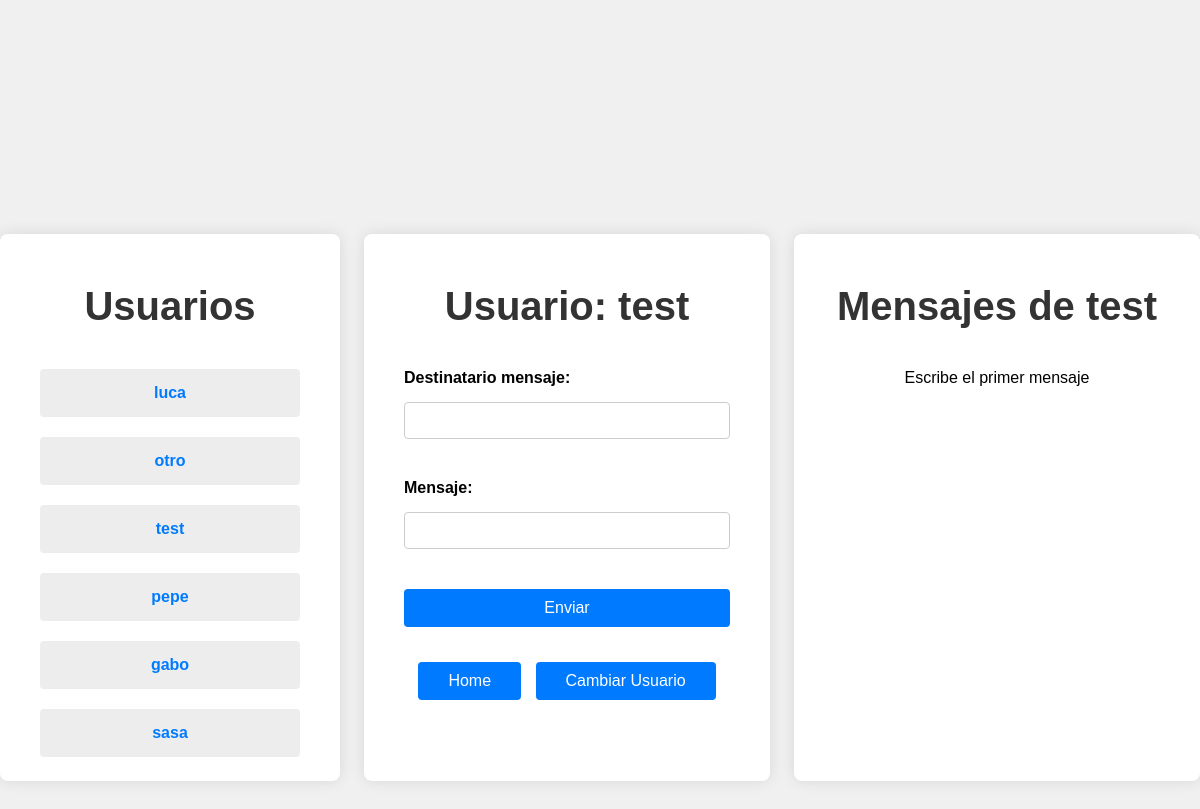
Page /chat?user=2 (signed in) on the earlier database version.
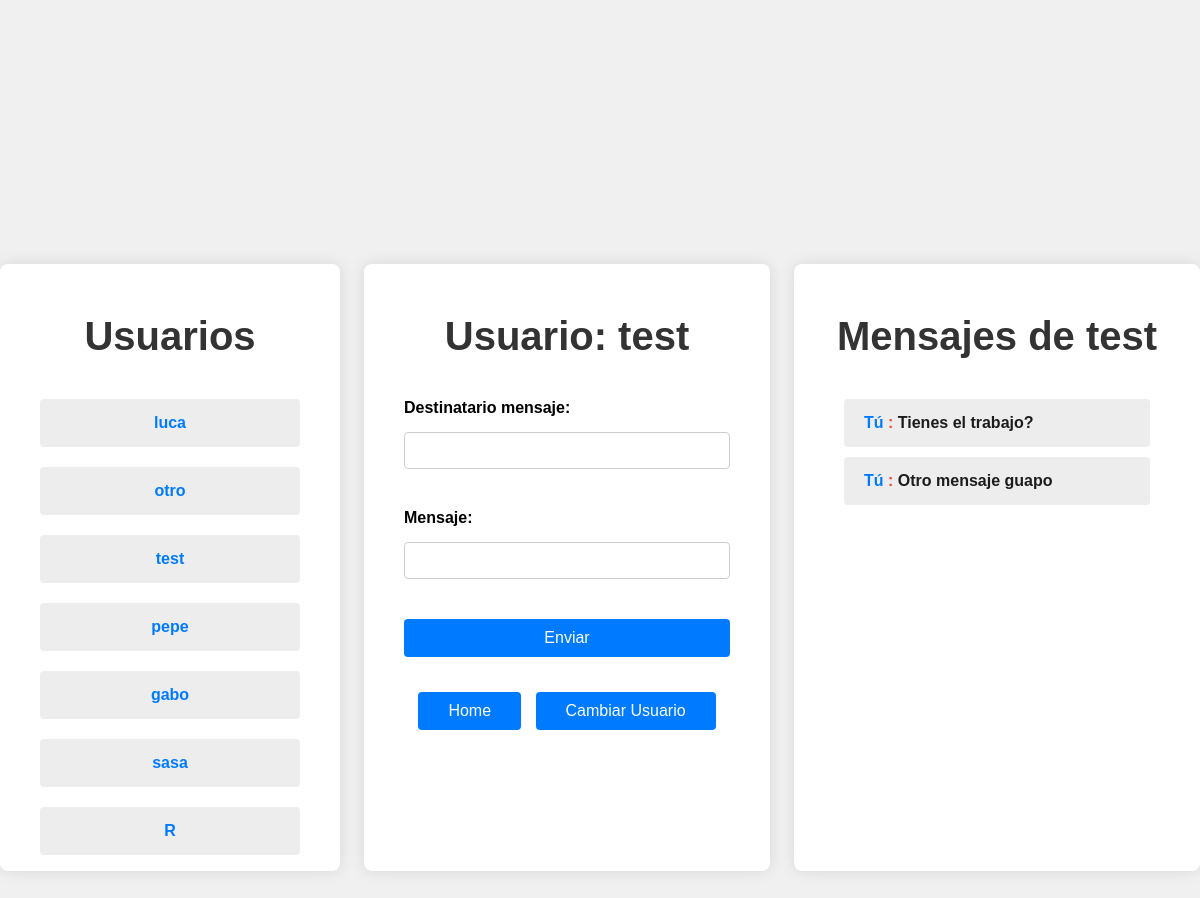
Same page on the later database version.
### tables this page shows
CREATE TABLE users(
    id INTEGER PRIMARY KEY AUTOINCREMENT,
    username string UNIQUE, 
    pwd string NOT NULL,
    salt string NOT NULL,
    rol string NOT NULL,
    correo string NOT NULL,
    public_ip string NULL);

CREATE TABLE messages(
    id INTEGER PRIMARY KEY AUTOINCREMENT,
    sender_id INTEGER NOT NULL,
    recipient_id INTEGER NOT NULL,
    chat_id INTEGER NOT NULL,
    message text NOT NULL,
    send_time timestamp  NOT NULL,
    nonce string NOT NULL,
    FOREIGN KEY (chat_id) REFERENCES chats(id),
    FOREIGN KEY (sender_id) REFERENCES users(id),
    FOREIGN KEY (recipient_id) REFERENCES users(id));

### app.py (the view)
@app.route('/chat', methods=['GET', 'POST'])
def chat():
    if 'user_id' not in session:
        return redirect(url_for('login'))
    messages = None
    users = get_users()
    if request.method == 'POST':
        send_message(message= request.form['message'], recipient= request.form['recipient'], sender= session['user_id'])
    selected_user = request.args.get('user')
    if selected_user:
        messages = messages_descifrados(selected_user, session['user_id'])
    return render_template('chat.html', messages= messages, users = users, username=get_name_by_id(session['user_id'])["username"])

### app_mensajesdesencriptados.py (called while the page is built)
def get_chat(sender, recipient):
    conn = sql.connect('cripto.sqlite')
    conn.row_factory = sql.Row
    cursor = conn.cursor()
    cursor.execute("""SELECT id, clave, nonce FROM chats WHERE (user1_id = ? AND user2_id = ?) OR (user2_id = ? AND user1_id
            =?)""", (sender, recipient, sender, recipient))
    return cursor.fetchone()

def get_messages(sender, recipient):
    chat = get_chat(sender, recipient)
    if chat is None:
        return "Empty"
    conn = sql.connect('cripto.sqlite')
    conn.row_factory = sql.Row
    cursor = conn.cursor()
    cursor.execute("""SELECT message, nonce, sender_id FROM messages WHERE chat_id = ?""", (chat["id"],))
    rows = cursor.fetchall()
    message_dict = [dict(row) for row in rows]
    for message in message_dict:
        message["chat_id"] = chat["id"]
        sender_usr = get_name_by_id(message["sender_id"])["username"]
        if sender_usr == get_name_by_id(session["user_id"])["username"]:
            message["sender"] = "Tú"
        else:
            message["sender"] = sender_usr
    return message_dict

def messages_descifrados(sender, recipient):
    message_dict = get_messages(sender, recipient)
    if message_dict == "Empty":
        return message_dict
    for mensaje in message_dict:
        mensajecifrado = urlsafe_b64decode(mensaje["message"])
        noncemensaje = urlsafe_b64decode(mensaje["nonce"])
        chat_id = mensaje["chat_id"]
        chat = get_chat_by_id(chat_id)
        encrypted_data_key = urlsafe_b64decode(chat["clave"])
        nonce_master = urlsafe_b64decode(chat["nonce"])
        AE_Key_stma = c2
        chacha_master = ChaCha20Poly1305(AE_Key_stma)
        clave_publica = chacha_master.decrypt(nonce_master, encrypted_data_key, None)
        chacha_data = ChaCha20Poly1305(clave_publica)
        mensajefinal = chacha_data.decrypt(noncemensaje, mensajecifrado, None)
        mensaje["message"] = mensajefinal.decode('utf-8')
    return message_dict

### db_functions/chat_functions.py (called while the page is built)
def get_chat_by_id(chat_id):
    conn = sql.connect('cripto.sqlite')
    conn.row_factory = sql.Row
    cursor = conn.cursor()
    cursor.execute('SELECT * FROM chats WHERE id = ?', (chat_id,))
    return cursor.fetchone()

### db_functions/user_functions.py (called while the page is built)
def get_name_by_id(user_id):
    conn = sql.connect('cripto.sqlite')
    conn.row_factory = sql.Row
    cursor = conn.cursor()
    cursor.execute('SELECT username FROM users WHERE id = ?', (user_id,))
    return cursor.fetchone()

### templates/chat.html (shortened to what this page needs)
<!DOCTYPE html>
<html lang="es">
<head>
    <link rel="stylesheet" href="{{ url_for('static', filename='style/chatc.css') }}">
</head>
<body>
    <div class="usuarios">
        <h2>Usuarios</h2>
        <ul class="numerousuarios">
            {% for usr in users %}
            {% if usr["rol"] == "Usuario" %}
            <li>
                <a href="/chat?user={{ usr["id"] }}" style="text-decoration: none;">
                    <strong class= "a">{{usr["username"]}}</strong>
                </a>
            </li>
            {% endif %}
            {% endfor %}
        </ul>
    </div>
    <div class="container">
        <h2>Usuario: {{username}}</h2>
        <form method="post">
            <div class="form-group">
                <label for="recipient">Destinatario mensaje:</label>
                <input type="text" id="recipient" name="recipient" required>
            </div>
            <div class="form-group">
                <label for="message">Mensaje:</label>
                <input type="text" id="message" name="message" required>
            </div>
            <button type="submit">Enviar</button>
        </form>
        <div class="links">
            <a href="/home" class="botonesheader">Home</a>
            <a href="/login" class="botonesheader">Cambiar Usuario</a>
        </div>
    </div>
    <div class="container">
        <h2>Mensajes de {{username}}</h2>
        <ul class="messages">
        {% if messages == "Empty" %}
            <p>Escribe el primer mensaje</p>
        {% elif messages is not none %}
            {% for msg in messages %}
                <li><strong class= "a">{{ msg["sender"] }}</strong>
                    <strong class= "b"> : </strong>
                    <strong class= "c">{{ msg["message"]}}</strong>
                    </li>
            {% endfor %}
        {% else %}
            <p>Elige un chat</p>
        {% endif %}
        </ul>
    </div>
</body>
</html>

### static/style/chatc.css (style rules this page uses)
body { font-family: Arial, sans-serif; background-color: #f0f0f0; margin: 0; padding: 0; display: flex; justify-content: center; align-items: center; height: 100vh; }
.usuarios { background-color: #fff; padding: 20px; border-radius: 8px; box-shadow: 0 0 15px rgba(0, 0, 0, 0.1); width: 100%; max-width: 300px; text-align: center; height: 50vh; overflow: auto; }
.numerousuarios { list-style-type: none; padding: 0; }
.numerousuarios li { text-align: center; font-size: 1rem; background-color: #ededed; margin: 20px; padding: 15px 20px; border-radius: 4px; }
.container { background-color: #fff; padding: 20px 40px; border-radius: 8px; box-shadow: 0 0 15px rgba(0, 0, 0, 0.1); width: 100%; max-width: 600px; height: 50vh; overflow: auto; text-align: center; }
h2 { font-size: 2.5rem; color: #333; margin-bottom: 40px; }
.form-group { margin-bottom: 30px; text-align: left; }
label { display: block; margin-bottom: 15px; font-weight: bold; }
input[type="text"] { width: 100%; padding: 10px; margin-bottom: 10px; border: 1px solid #ccc; border-radius: 4px; box-sizing: border-box; }
button { width: 100%; padding: 10px; background-color: #007BFF; color: white; border: none; border-radius: 4px; cursor: pointer; font-size: 16px; }
h2 { color: #333; margin-top: 30px; }
ul.messages { list-style-type: none; padding: 0; }
ul.messages li { font-size: 1rem; background-color: #ededed; margin: 10px; padding: 15px 20px; border-radius: 4px; text-align: left; }
.a { color: #007BFF; }
.b { color: #e74c3c; }
.c { color: #1c1c1c; }
.links { margin-top: 30px; }
a.botonesheader { display: inline-block; margin: 5px; padding: 10px 30px; background-color: #007BFF; color: white; text-decoration: none; border-radius: 4px; }

Differences in the rows shown:
added users: username "R"
added messages: sender "Tú", message "Tienes el trabajo?"
added messages: sender "Tú", message "Otro mensaje guapo"
Other differences:
text no longer shown: "Escribe el primer mensaje"
